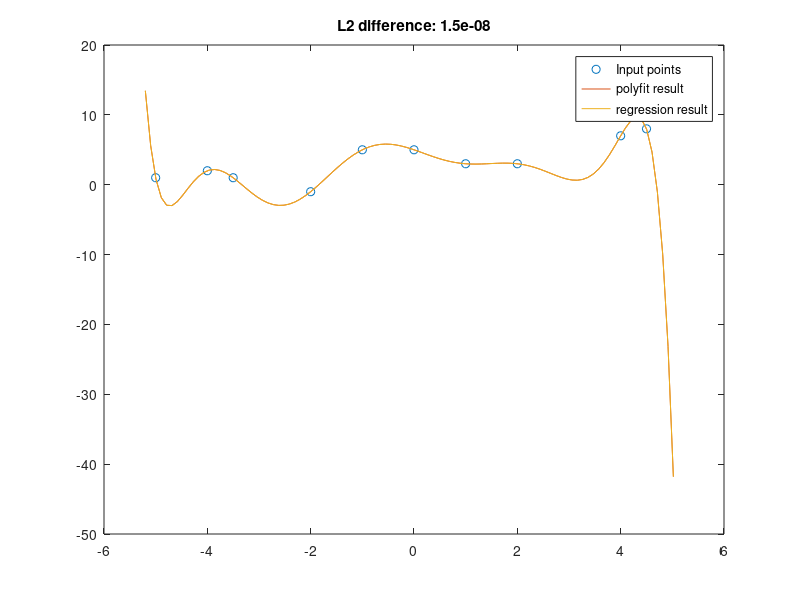

Here is the MATLAB script that generated this plot:

%% **********************************************************************
% Reading
% General reading about linear algebra: 
% Read page 23 to page 46 of Matrix Methods in Data Mining and Pattern
% Recognition, Elden

%% **********************************************************************
% Reading
% Read Regression notes in Bishop "Pattern Recognition and Machine Learning" chapter 1.1 (page 4 - page 12)

%% **********************************************************************
% Polynomial fitting
% Given are a set of n points X in 2D
% Fit a polynomial of degree n-1 by solving a linear system. Currently, the
% linear system is solved using polyfit. I would like you to replace the
% built in polyfit function and manually setup the linear system that
% computes the correct polynomial coefficients.
%
% try this for the point set X and X1

X = [-5 1; -4 2; -3.5 1; -2 -1; -1 5; 0 5; 1 3; 2 3; 4 7; 4.5 8];

X1 = [-5 1; -3.51 2; -3.5 1; -2 4; -1 5; 0.95 5; 1 3; 2 3; 4 7; 4.5 4];

figure('name','2D input points');
Xcoords = X(:, 1);
Ycoords = X(:, 2);
plot( Xcoords, Ycoords, 'o');

p = polyfit(Xcoords, Ycoords, 9);

XcoordsFine = linspace(-5.2, 5.02, 100);

Ypoly = polyval(p, XcoordsFine);

hold on;
plot( XcoordsFine, Ypoly );


% The model we are assuming is a size(X) - 1 polynomial model
% In a linear regression setting, W'x = y. The closed form solution to this
% is W = pinv(x)y. Now we just need to set up the features x as polynomial
% features

[num_samples, dim] = size(X);
poly_degree = num_samples - 1;

raw_features = X(:, 1);
targets = X(:, 2);
features = zeros(num_samples, num_samples);

% create polynomial features
for col=1:num_samples 
    features(:, col) = raw_features .^ (col - 1);
end

poly_coeff = pinv(features) * targets;
poly_coeff = flipud(poly_coeff); % polyval expects coeffs in decreasing powers

prediction = polyval(poly_coeff, XcoordsFine);
plot(XcoordsFine, prediction);
legend('Input points', 'polyfit result', 'regression result');
l2_diff = norm(prediction - Ypoly);
title(['L2 difference: ', num2str(l2_diff, 3)]);




